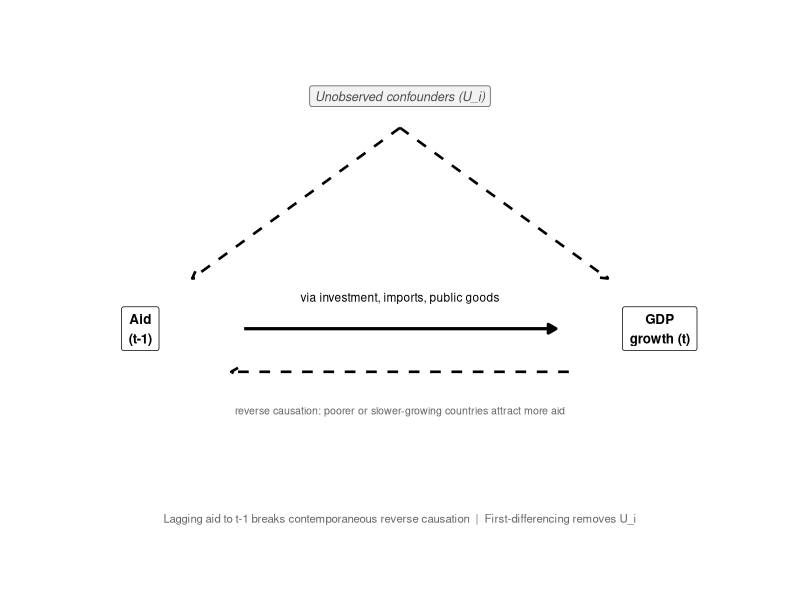
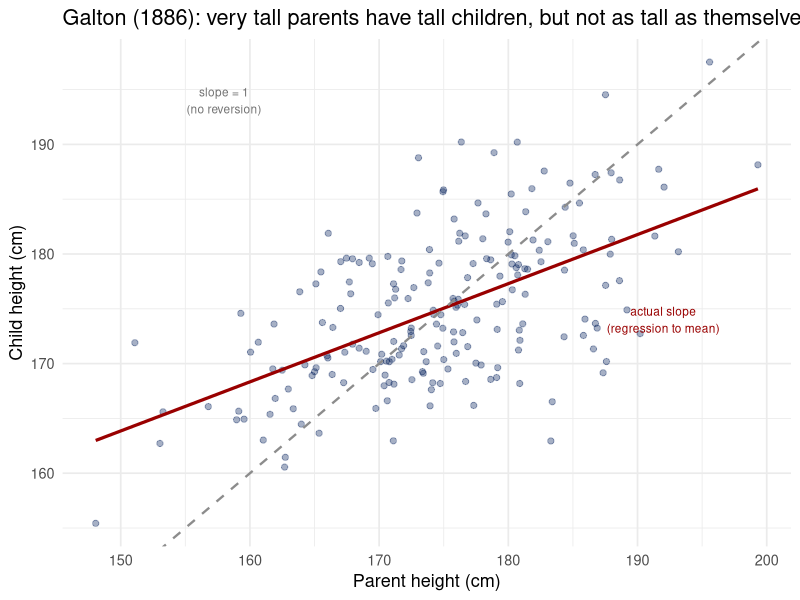

Source code (R) for these figures, in order:
## ---- chunk 1
library(ggplot2)

ggplot() +
  annotate("segment", x = 0.8, y = 2.2, xend = 3.2, yend = 2.2,
           linewidth = 1.1, arrow = arrow(length = unit(0.22, "cm"), type = "closed")) +
  annotate("text", x = 2, y = 2.42, size = 3,
           label = "via investment, imports, public goods") +
  annotate("segment", x = 2, y = 3.6, xend = 0.4, yend = 2.55,
           linewidth = 0.9, linetype = "dashed",
           arrow = arrow(length = unit(0.2, "cm"), type = "open")) +
  annotate("segment", x = 2, y = 3.6, xend = 3.6, yend = 2.55,
           linewidth = 0.9, linetype = "dashed",
           arrow = arrow(length = unit(0.2, "cm"), type = "open")) +
  annotate("segment", x = 3.3, y = 1.9, xend = 0.7, yend = 1.9,
           linewidth = 0.9, linetype = "dashed",
           arrow = arrow(length = unit(0.2, "cm"), type = "open")) +
  annotate("text", x = 2, y = 1.63, size = 2.7, color = "gray40",
           label = "reverse causation: poorer or slower-growing countries attract more aid") +
  annotate("label", x = 0, y = 2.2, label = "Aid\n(t-1)",
           size = 3.4, fontface = "bold", label.padding = unit(0.45, "lines"),
           label.r = unit(0.15, "lines")) +
  annotate("label", x = 4, y = 2.2, label = "GDP\ngrowth (t)",
           size = 3.4, fontface = "bold", label.padding = unit(0.45, "lines"),
           label.r = unit(0.15, "lines")) +
  annotate("label", x = 2, y = 3.82, label = "Unobserved confounders (U_i)",
           size = 3.2, fontface = "italic", label.padding = unit(0.35, "lines"),
           label.r = unit(0.15, "lines"), fill = "gray95", color = "gray30") +
  annotate("text", x = 2, y = 0.88, size = 2.9, color = "gray40",
           label = "Lagging aid to t-1 breaks contemporaneous reverse causation  |  First-differencing removes U_i") +
  xlim(-0.8, 4.8) + ylim(0.5, 4.3) +
  theme_void()
## ---- chunk 2
library(ggplot2)

set.seed(42)
n <- 200
parent_h <- rnorm(n, 175, 9)
child_h  <- 0.5 * parent_h + 87.5 + rnorm(n, 0, 6)

ggplot(data.frame(p = parent_h, c = child_h), aes(p, c)) +
  geom_point(alpha = 0.35, color = "#011F5B", size = 1.8) +
  geom_smooth(method = "lm", color = "#990000", se = FALSE, linewidth = 1.1) +
  geom_abline(slope = 1, intercept = 0, linetype = "dashed", color = "gray55", linewidth = 0.8) +
  annotate("text", x = 158, y = 194, label = "slope = 1\n(no reversion)", size = 3, color = "gray45") +
  annotate("text", x = 192, y = 174, label = "actual slope\n(regression to mean)", size = 3, color = "#990000") +
  labs(x = "Parent height (cm)", y = "Child height (cm)",
       title = "Galton (1886): very tall parents have tall children, but not as tall as themselves") +
  theme_minimal(base_size = 13)
